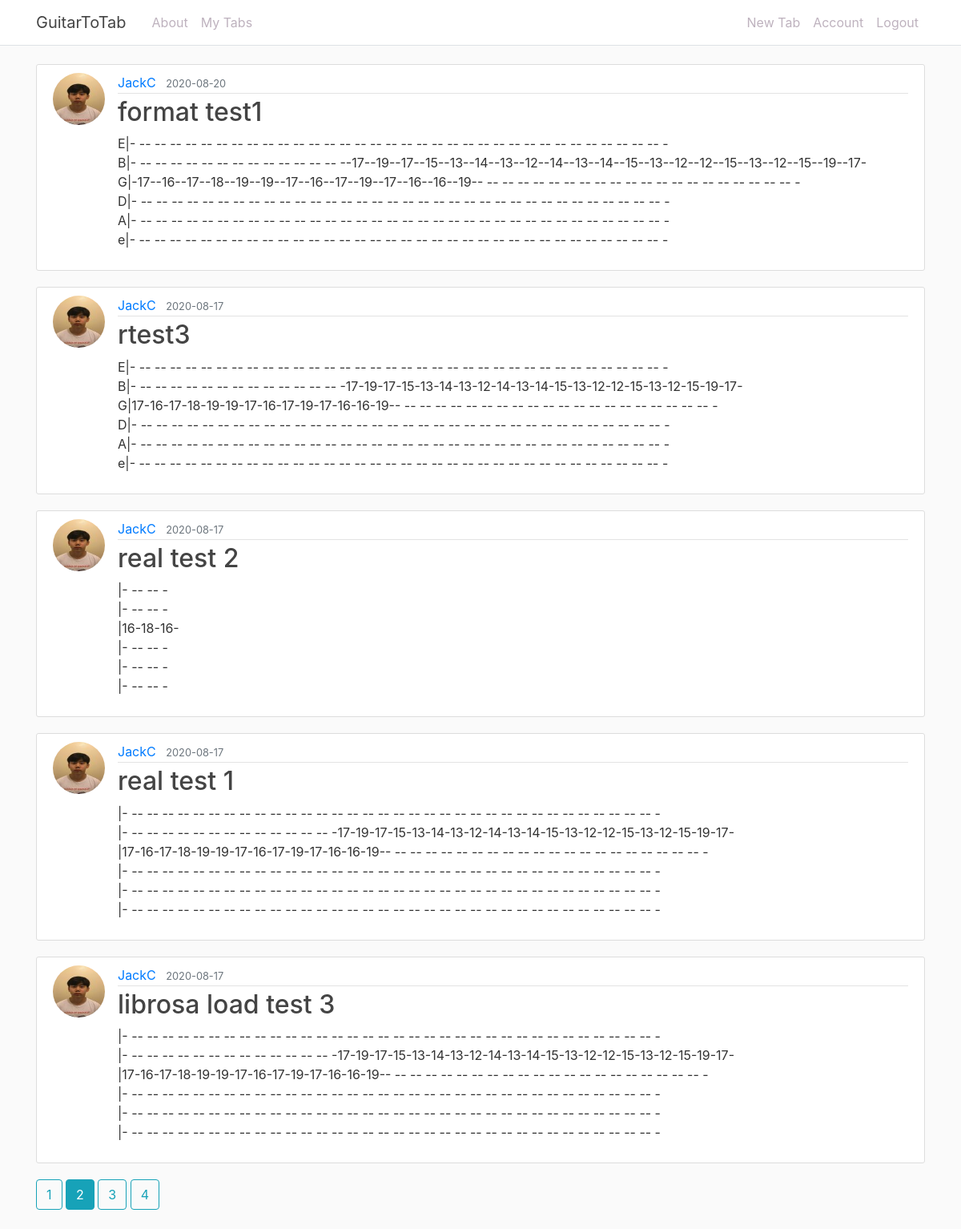
Screenshot of /my_tabs?page=2 (signed in) with the database file from the repository.
### guitartotab/models.py (models this page shows, shortened)
class Tab(db.Model):
    id = db.Column(db.Integer, primary_key=True)
    title = db.Column(db.String(100), nullable=False)
    date_posted = db.Column(db.DateTime, nullable=False, default=datetime.utcnow)
    content = db.Column(db.Text, nullable=False)
    user_id = db.Column(db.Integer, db.ForeignKey('user.id'), nullable=False)

class User(db.Model, UserMixin):
    id = db.Column(db.Integer, primary_key=True)
    username = db.Column(db.String(20), unique=True, nullable=False)
    email = db.Column(db.String(120), unique=True, nullable=False)
    image_file = db.Column(db.String(20), nullable=False, default='default.jpg')
    password = db.Column(db.String(60), nullable=False)
    tabs = db.relationship('Tab', backref='author', lazy=True)

### guitartotab/main/routes.py (the view)
@main.route('/my_tabs')
@login_required
def my_tabs():
    page = request.args.get('page', 1, type=int)
    user = current_user
    tabs = Tab.query.filter_by(author=user).order_by(Tab.date_posted.desc()).paginate(page=page,per_page=5)
    return render_template('home.html', title='My Tabs', tabs=tabs)

### guitartotab/models.py (called while the page is built)
@login_manager.user_loader
def load_user(user_id):
    return User.query.get(int(user_id))

### guitartotab/templates/home.html
{% extends "base2.html" %}
{% block content %}
    {% if tabs.items %}
      {% for tab in tabs.items %}
          <article class="media content-section">
            <img class="rounded-circle article-img" src="{{ url_for('static', filename='profile_pics/' + tab.author.image_file) }}">
            <div class="media-body">
              <div class="article-metadata">
                <a class="mr-2" href="#">{{ tab.author.username }}</a>
                <small class="text-muted">{{ tab.date_posted.strftime('%Y-%m-%d') }}</small>
              </div>
              <h2><a class="article-title" href="{{ url_for('tabs.tab', tab_id=tab.id) }}">{{ tab.title }}</a></h2>
              <p class="article-content">{{ tab.content }}</p>
            </div>
          </article>
      {% endfor %}
      {% for page_num in tabs.iter_pages(left_edge=1, right_edge=1, left_current=1, right_current=2) %}
          {% if page_num %}
            {% if tabs.page == page_num %}
              <a class="btn btn-info mb-4" href="{{ url_for('main.my_tabs', page=page_num) }}">{{ page_num }}</a>
            {% else %}
              <a class="btn btn-outline-info mb-4" href="{{ url_for('main.my_tabs', page=page_num) }}">{{ page_num }}</a>
            {% endif %}
          {% else %}
            ...
          {% endif %}
      {% endfor %}
    {% else %}
      <h1>There seems to be nothing here...</h1>
    {% endif %}
{% endblock content %}

### guitartotab/static/main.css (style rules this page uses)
body { background: #fafafa; color: #333333; margin-top: 5rem; font-family: -apple-system, BlinkMacSystemFont, 'Segoe UI', Roboto, Oxygen, Ubuntu, Cantarell, 'Open Sans', 'Helvetica Neue', sans-serif; }
h1, h2, h3, h4, h5, h6 { color: #444444; }
.content-section { background: #ffffff; padding: 10px 20px; border: 1px solid #dddddd; border-radius: 3px; margin-bottom: 20px; }
.article-title { color: #444444; }
.article-content { white-space: pre-line; }
.article-img { height: 65px; width: 65px; margin-right: 16px; }
.article-metadata { padding-bottom: 1px; margin-bottom: 4px; border-bottom: 1px solid #e3e3e3 }

### rows the page displays
Tab: image_file (picture), author.username "JackC", date_posted "2020-08-20", title "format test1", content "E|- -- -- -- -- -- -- -- -- -- -- -- -- -- -- -- -- -- -- -- -- -- -- -- -- -- -- -- -- -- -- -- -- -- -- - B|- -- -- -- -- -- -- -- -- -- -- -- -- -- --17--19--17--15--13--14--13--12--14--13--14--15--13--12--12--15--13--12--15--19--17- G|-17--16--17--18--19--19--17--16--17--19--17--16--16--19-- -- -- -- -- -- -- -- -- -- -- -- -- -- -- -- -- -- -- -- -- - D|- -- -- -- -- -- -- -- -- -- -- -- -- -- -- -- -- -- -- -- -- -- -- -- -- -- -- -- -- -- -- -- -- -- -- - A|- -- -- -- -- -- -- -- -- -- -- -- -- -- -- -- -- -- -- -- -- -- -- -- -- -- -- -- -- -- -- -- -- -- -- - e|- -- -- -- -- -- -- -- -- -- -- -- -- -- -- -- -- -- -- -- -- -- -- -- -- -- -- -- -- -- -- -- -- -- -- -"
Tab: image_file (picture), author.username "JackC", date_posted "2020-08-17", title "rtest3", content "E|- -- -- -- -- -- -- -- -- -- -- -- -- -- -- -- -- -- -- -- -- -- -- -- -- -- -- -- -- -- -- -- -- -- -- - B|- -- -- -- -- -- -- -- -- -- -- -- -- -- -17-19-17-15-13-14-13-12-14-13-14-15-13-12-12-15-13-12-15-19-17- G|17-16-17-18-19-19-17-16-17-19-17-16-16-19-- -- -- -- -- -- -- -- -- -- -- -- -- -- -- -- -- -- -- -- -- - D|- -- -- -- -- -- -- -- -- -- -- -- -- -- -- -- -- -- -- -- -- -- -- -- -- -- -- -- -- -- -- -- -- -- -- - A|- -- -- -- -- -- -- -- -- -- -- -- -- -- -- -- -- -- -- -- -- -- -- -- -- -- -- -- -- -- -- -- -- -- -- - e|- -- -- -- -- -- -- -- -- -- -- -- -- -- -- -- -- -- -- -- -- -- -- -- -- -- -- -- -- -- -- -- -- -- -- -"
Tab: image_file (picture), author.username "JackC", date_posted "2020-08-17", title "real test 2", content "|- -- -- - |- -- -- - |16-18-16- |- -- -- - |- -- -- - |- -- -- -"
Tab: image_file (picture), author.username "JackC", date_posted "2020-08-17", title "real test 1", content "|- -- -- -- -- -- -- -- -- -- -- -- -- -- -- -- -- -- -- -- -- -- -- -- -- -- -- -- -- -- -- -- -- -- -- - |- -- -- -- -- -- -- -- -- -- -- -- -- -- -17-19-17-15-13-14-13-12-14-13-14-15-13-12-12-15-13-12-15-19-17- |17-16-17-18-19-19-17-16-17-19-17-16-16-19-- -- -- -- -- -- -- -- -- -- -- -- -- -- -- -- -- -- -- -- -- - |- -- -- -- -- -- -- -- -- -- -- -- -- -- -- -- -- -- -- -- -- -- -- -- -- -- -- -- -- -- -- -- -- -- -- - |- -- -- -- -- -- -- -- -- -- -- -- -- -- -- -- -- -- -- -- -- -- -- -- -- -- -- -- -- -- -- -- -- -- -- - |- -- -- -- -- -- -- -- -- -- -- -- -- -- -- -- -- -- -- -- -- -- -- -- -- -- -- -- -- -- -- -- -- -- -- -"
Tab: image_file (picture), author.username "JackC", date_posted "2020-08-17", title "librosa load test 3", content "|- -- -- -- -- -- -- -- -- -- -- -- -- -- -- -- -- -- -- -- -- -- -- -- -- -- -- -- -- -- -- -- -- -- -- - |- -- -- -- -- -- -- -- -- -- -- -- -- -- -17-19-17-15-13-14-13-12-14-13-14-15-13-12-12-15-13-12-15-19-17- |17-16-17-18-19-19-17-16-17-19-17-16-16-19-- -- -- -- -- -- -- -- -- -- -- -- -- -- -- -- -- -- -- -- -- - |- -- -- -- -- -- -- -- -- -- -- -- -- -- -- -- -- -- -- -- -- -- -- -- -- -- -- -- -- -- -- -- -- -- -- - |- -- -- -- -- -- -- -- -- -- -- -- -- -- -- -- -- -- -- -- -- -- -- -- -- -- -- -- -- -- -- -- -- -- -- - |- -- -- -- -- -- -- -- -- -- -- -- -- -- -- -- -- -- -- -- -- -- -- -- -- -- -- -- -- -- -- -- -- -- -- -"

### other values shown
{{ page_num }} "1" "3" "4"
{{ page_num }} "2"
